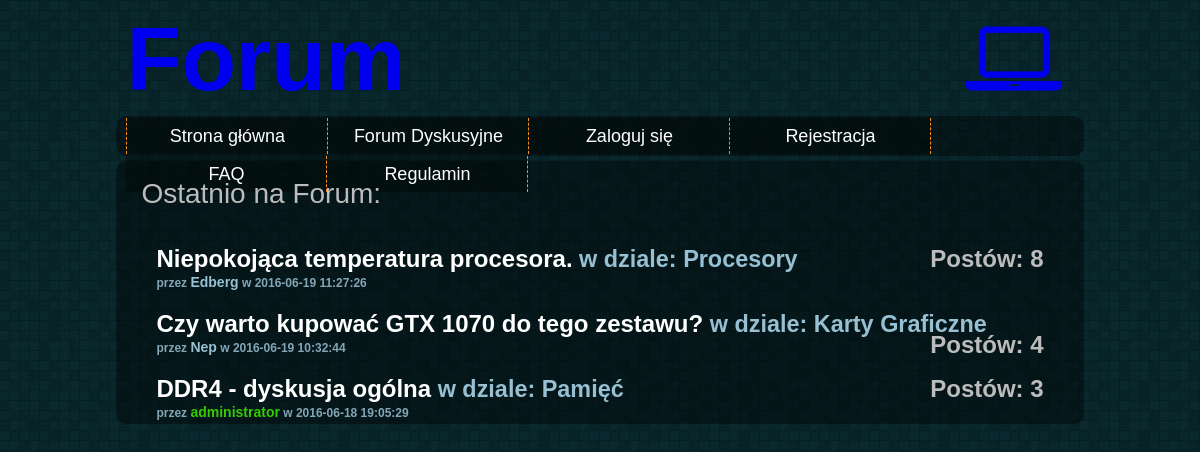
Screenshot of /Forum/index.php with the database file from the repository.
### tables this page shows
CREATE TABLE `tematy` (
  `nazwa` text NOT NULL,
  `tresc` text NOT NULL,
  `wlasciciel` text NOT NULL,
  `id` int(10) UNSIGNED NOT NULL,
  `idDzialu` int(10) UNSIGNED NOT NULL,
  `data` timestamp NOT NULL DEFAULT CURRENT_TIMESTAMP ON UPDATE CURRENT_TIMESTAMP,
  `liczbaPostow` int(11) NOT NULL,
  `nazwaDzialu` text NOT NULL
);

### Forum/index.php (the view, shortened to what this page needs)
<!DOCTYPE html>
<html>
  <head>
    <link rel="stylesheet" href="styles/style.css">
    <link rel="stylesheet" href="styles/forum_style.css">
    <link rel="stylesheet" href="styles/fontello/fontello.css">
  </head>
  <body>
    <header>
      <div id="header">
      <span id="top"><a href="index.php">Forum</a><a href="index.php"><i class="icon-laptop"></i></a></span>
      </div>
    </header>
    <section>
      <div id="navbar">
        <ol>
      <li><a href="index.php">Strona główna</a></li>
      <li><a href="forum.php">Forum Dyskusyjne</a></li>
      <li><a href="login_form.php">Zaloguj się</a></li>
      <li><a href="register_form.php">Rejestracja</a></li>
      <li><a href="faq.php">FAQ</a></li>
      <li><a href="rules.php">Regulamin</a></li>
    </ol>
      </div>
      <div class="main">
        <br />
        <span id="recent">Ostatnio na Forum: </span><br /><br />
        <div id="forum">
          <?php
          require_once "services/connect.php";
          $conn = new mysqli($host, $db_user, $db_password, $db_name);
            $sql = "SELECT * FROM tematy ORDER BY data DESC LIMIT 15" ;
            $result = mysqli_query($conn, $sql);
              if (mysqli_num_rows($result) > 0) {
                  while($row = mysqli_fetch_assoc($result)) {
                      echo "<div class='topicMain'><div class='topic'><a href='posts.php?id=".$row['id']."&nazwa=".$row['nazwa']."&idDzialu=".$row['idDzialu']."'>"
                      . $row['nazwa']."</a><span class='dzial'> w dziale:  ".$row['nazwaDzialu']."</span><span class='topicCounter'>Postów: ".$row['liczbaPostow']."</span><br /><span class='topicInfo'> przez ";
                        if($row['wlasciciel']=='administrator') echo "<span class='topicAdmin'>"; else echo "<span class='topicUser'>";
                    echo "".$row['wlasciciel']."</span> w ".$row['data']."</span></div></div>";
                  }
              } else {
                  echo "0 results";
              }
          ?>
      </div>
    </section>
  </body>
</html>

### Forum/styles/style.css (style rules this page uses)
body { background-image: url(../images/random_grey_variations.png); font-family: Verdana, Helvetica, Arial, sans-serif; color: #e5e9eb; }
div { margin-bottom: 4px; clear: both; border-radius: 10px; color: #bcbcbc; padding: 0 10px; margin: 5px 0; font-size: 1.1em; }
ol { padding: 0; margin: 0; list-style-type: none; font-size: 18px; height: 35px; line-height: 200%; display: inline-block; }
ol a { color: #ffffff; text-decoration: none; display: block; }
ol > li { float: left; width: 200px; background-color: rgba(1,5,0,0.4); margin-top: 2px; border-right: 1px dashed #fd9013; }
ol > li:first-child { border-left: 1px dashed #fd9013; }
.main { background-color: rgba(1,0,0,0.4); margin-left: auto; margin-right: auto; width: 80%; height: auto; }
#navbar { background-color: rgba(1,0,0,0.4); margin-left: auto; text-align: center; margin-right: auto; width: 80%; height: 40px; margin-bottom: 5px; }
#header { margin-left: auto; margin-right: auto; width: 80%; height: auto; }
.icon-laptop { float: right; }
#top { display: block; font-size: 5.1em; }
#top > a { text-decoration: none; font-weight: bold; }

### Forum/styles/forum_style.css (style rules this page uses)
#forum { font-weight: bold; }
.topicMain { display: block; padding: 10px; height: 40px; }
.topic { line-height: 85% !important; }
.topic > a { font-family: "Trebuchet MS", Helvetica, Arial, Sans-serif; text-decoration: none; color: #fff; margin-bottom: 0 !important; padding: 0 !important; font-size: 24px; }
.topicInfo { color: #83a6b7; padding: 0 !important; font-size: 12px; }
.topicUser { color: #97c0d3; font-size: 14px; }
.topicAdmin { font-size: 14px; color: #33CC00; }
.topicCounter { font-size: 24px; float: right; }
#recent { line-height: 85% !important; margin-top: 10px; margin-bottom: 15px; padding: 15px; font-size: 28px; }
.dzial { color: #97c0d3; }

### rows the page displays
tematy: nazwa "Niepokojąca temperatura procesora.", nazwaDzialu "Procesory", liczbaPostow "8", wlasciciel "Edberg", data "2016-06-19 11:27:26"
tematy: nazwa "Czy warto kupować GTX 1070 do tego zestawu?", nazwaDzialu "Karty Graficzne", liczbaPostow "4", wlasciciel "Nep", data "2016-06-19 10:32:44"
tematy: nazwa "DDR4 - dyskusja ogólna", nazwaDzialu "Pamięć", liczbaPostow "3", wlasciciel "administrator", data "2016-06-18 19:05:29"
